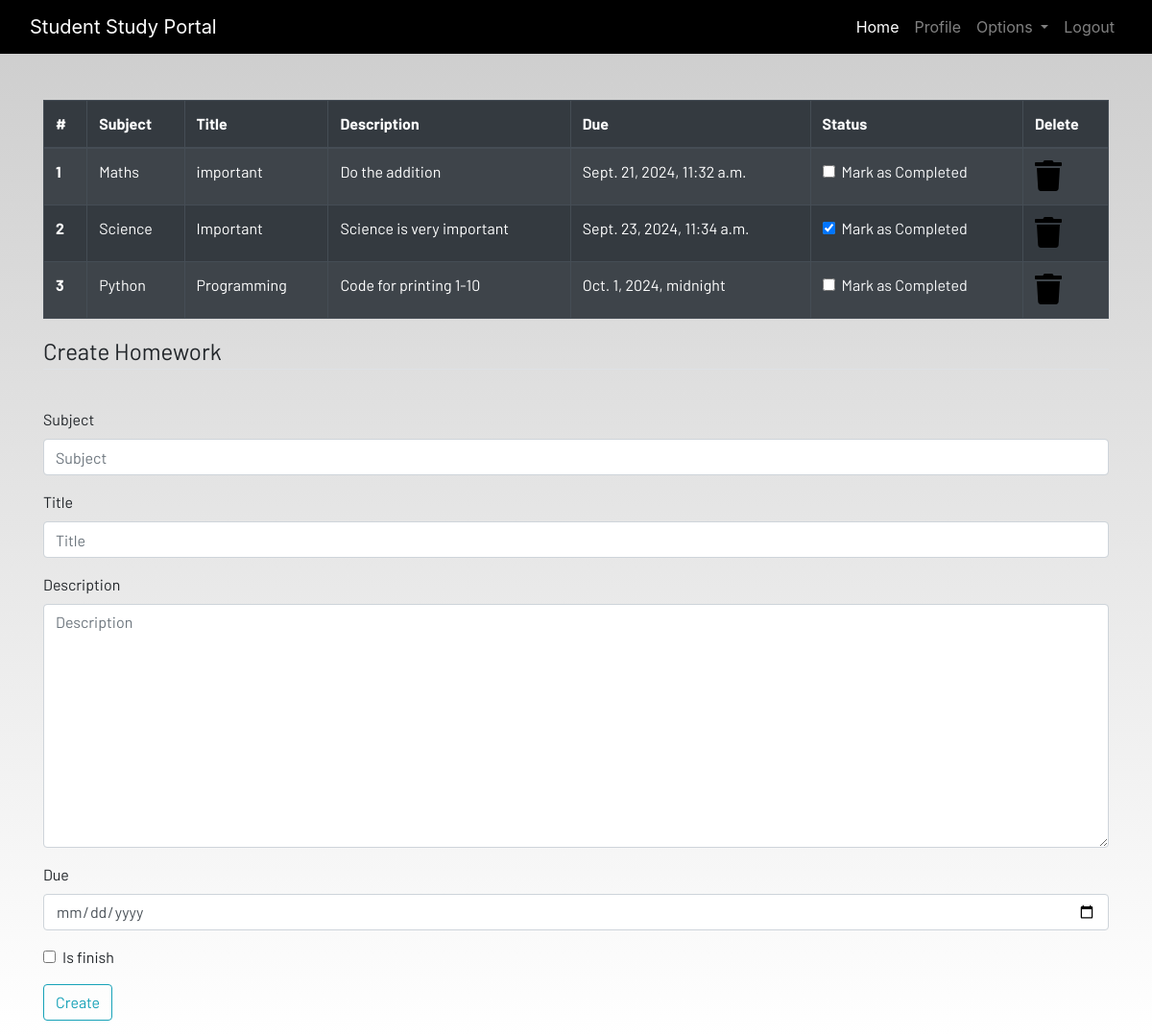
The page /homework (signed in) on the database its author committed.
### dashboard/models.py (models this page shows, shortened)
class Homework(models.Model):
    user = models.ForeignKey(User,on_delete=models.CASCADE)
    subject = models.CharField(max_length=50)
    title = models.CharField(max_length=100)
    description = models.TextField()
    due = models.DateTimeField()
    is_finish = models.BooleanField(default=False)

### dashboard/views.py (the view)
# urls.py: path('homework',views.homework,name="homework"),
@login_required
def homework(request):
    if request.method == 'POST':
        form = HomeworkForm(request.POST)
        if form.is_valid():
            try:
                finished = request.POST['is_finish']
                if finished == 'on':
                    finished = True
                else:
                    finished = False
            except:
                finished = False
            homeworks = Homework(
                user = request.user,
                subject = request.POST['subject'],
                title = request.POST['title'],
                description = request.POST['description'],
                due = request.POST['due'],
                is_finish = finished,
            )
            homeworks.save()
            messages.success(request,f"Homework added from {request.user.username}")
    else:
        form = HomeworkForm()
    homework = Homework.objects.filter(user=request.user)
    if len(homework) == 0:
        homework_done = True
    else:
        homework_done = False
    context = {'homeworks':homework,'homeworks_done':homework_done,'form':form,}
    return render(request,'dashboard/homework.html',context)

### dashboard/forms.py
class HomeworkForm(forms.ModelForm):
    class Meta:
        model = Homework
        widgets = {'due':DateInput()}
        fields = ['subject','title','description','due','is_finish']

### dashboard/templates/dashboard/homework.html (shortened to what this page needs)
{% extends 'dashboard/base.html' %}
{% load static %}
{% load bootstrap5 %}
{% block content %}
<div class="container">
    {% if not homework_done %}
    <table class="table table-striped table-bordered table-hover table-dark">
        <thead>
            <tr>
                <th scope="col">#</th>
                <th scope="col">Subject</th>
                <th scope="col">Title</th>
                <th scope="col">Description</th>
                <th scope="col">Due</th>
                <th scope="col">Status</th>
                <th scope="col">Delete</th>
            </tr>
        </thead>
        <tbody>
            {% for homework in homeworks %}
            <tr>
                <th scope="row">{{forloop.counter}}</th>
                <td>{{homework.subject}}</td>
                <td>{{homework.title}}</td>
                <td>{{homework.description}}</td>
                <td>{{homework.due}}</td>
                <td>
                    <a href="{% url 'update-homework' homework.id %}">
                        <div class="form-check">
                            {% if homework.is_finish == True %}
                            <input class="form-check-input" type="checkbox" value="" checked>
                            {% else %}
                            <input class="form-check-input" type="checkbox" value="">
                            {% endif %}
                            <label class="form-check-label text-light" for="flexCheckDefault">
                                Mark as Completed
                            </label>
                        </div>
                    </a>
                </td>
                <td><a href="{% url 'delete-homework' homework.id%}"><i class="fa fa-trash fa-2x"></i></a></td>
            </tr>
            {% endfor %}
        </tbody>
    </table>
    {% else %}
    <h4>All homeworks are completed!! Create to have more!!</h4>
{% endif %}
</div>
<div class=" container">
    <form method="POST">
        <fieldset class="form-group">
            <legend class="border-bottom mb-4">Create Homework</legend>
        </fieldset>
        {% bootstrap_form form %}
        <div class="form-group">
            <button href="" class="btn btn-outline-info" type="submit">
                Create
            </button>
        </div>
    </form>
</div>
{% endblock content %}

### dashboard/templates/dashboard/base.html (shortened to what this page needs)
<!DOCTYPE html>
{% load static %}
<html lang="en">
<head>
  <link rel="stylesheet" href="https://stackpath.bootstrapcdn.com/bootstrap/4.3.1/css/bootstrap.min.css"
 />
  <link rel="stylesheet" href="https://use.fontawesome.com/releases/v5.7.2/css/all.css"
 />
  <link rel="stylesheet" href="{% static 'css/main.css' %}" />
</head>
<body>
  <header>
    <nav class="navbar navbar-expand-lg navbar-dark bg-dark">
      <div class="container-fluid">
        <a class="navbar-brand" href="{% url 'home' %}">Student Study Portal</a>
        <div class="collapse navbar-collapse justify-content-end" id="navbarSupportedContent">
          <ul class="navbar-nav mb-2 mb-lg-0">
            <li class="nav-item">
              <a class="nav-link active" aria-current="page" href="{% url "home" %}">Home</a>
            </li>
            {% if user.is_authenticated %}
            <li class="nav-item">
              <a class="nav-link" href="{% url "profile" %}">Profile</a>
            </li>
            <li class="nav-item dropdown">
              <a class="nav-link dropdown-toggle" href="#" id="navbarDropdown" role="button" data-toggle="dropdown"
                aria-haspopup="true" aria-expanded="false">
                Options
              </a>
            </li>
            <li class="nav-item">
              <a class="nav-link" href="{% url "logout" %}">Logout</a>
            </li>
            {% endif %}
          </ul>
        </div>
      </div>
    </nav>
  </header>
  <br /><br />
  <main>
    {% block content %}
    {% endblock content %}
  </main>
</body>
</html>

### static/css/main.css (style rules this page uses)
html { scroll-behavior: smooth; height: 100%; width: 100%; }
main { font-family: Barlow, Quicksand, Rubik, sans-serif, serif, 'Times New Roman', Times, serif !important; }
.navbar { background-color: rgb(0, 0, 0) !important; }
a { text-decoration: none !important; color: black; }
html, body { max-width: 100%; overflow-x: hidden; height: 100%; width: 100%; }
body { background: linear-gradient(rgba(0, 0, 0, 0.2), rgba(255, 255, 255, 0.5)); overflow-x: hidden; background-repeat: no-repeat; }
.fa { color: black; }

### rows shown on the page
Homework: subject "Maths", title "important", description "Do the addition", due "Sept. 21, 2024, 11:32 a.m."
Homework: subject "Science", title "Important", description "Science is very important", due "Sept. 23, 2024, 11:34 a.m."
Homework: subject "Python", title "Programming", description "Code for printing 1-10", due "Oct. 1, 2024, midnight"
